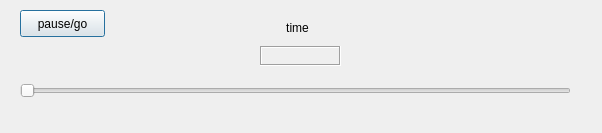
<?xml version="1.0" encoding="UTF-8"?>
<ui version="4.0">
 <class>bottomDialog</class>
 <widget class="QDialog" name="bottomDialog">
  <property name="geometry">
   <rect>
    <x>0</x>
    <y>0</y>
    <width>602</width>
    <height>133</height>
   </rect>
  </property>
  <property name="windowTitle">
   <string>bottom dialog</string>
  </property>
  <widget class="QPushButton" name="pauseButton">
   <property name="geometry">
    <rect>
     <x>20</x>
     <y>10</y>
     <width>85</width>
     <height>27</height>
    </rect>
   </property>
   <property name="text">
    <string>pause/go</string>
   </property>
  </widget>
  <widget class="QSlider" name="sliderTime">
   <property name="geometry">
    <rect>
     <x>20</x>
     <y>80</y>
     <width>551</width>
     <height>21</height>
    </rect>
   </property>
   <property name="orientation">
    <enum>Qt::Horizontal</enum>
   </property>
  </widget>
  <widget class="QLabel" name="timeLabel">
   <property name="geometry">
    <rect>
     <x>260</x>
     <y>46</y>
     <width>81</width>
     <height>20</height>
    </rect>
   </property>
   <property name="frameShape">
    <enum>QFrame::Box</enum>
   </property>
   <property name="frameShadow">
    <enum>QFrame::Sunken</enum>
   </property>
   <property name="text">
    <string/>
   </property>
   <property name="alignment">
    <set>Qt::AlignCenter</set>
   </property>
  </widget>
  <widget class="QLabel" name="label">
   <property name="geometry">
    <rect>
     <x>270</x>
     <y>20</y>
     <width>55</width>
     <height>16</height>
    </rect>
   </property>
   <property name="text">
    <string>time</string>
   </property>
   <property name="alignment">
    <set>Qt::AlignCenter</set>
   </property>
  </widget>
 </widget>
 <resources/>
 <connections/>
</ui>
